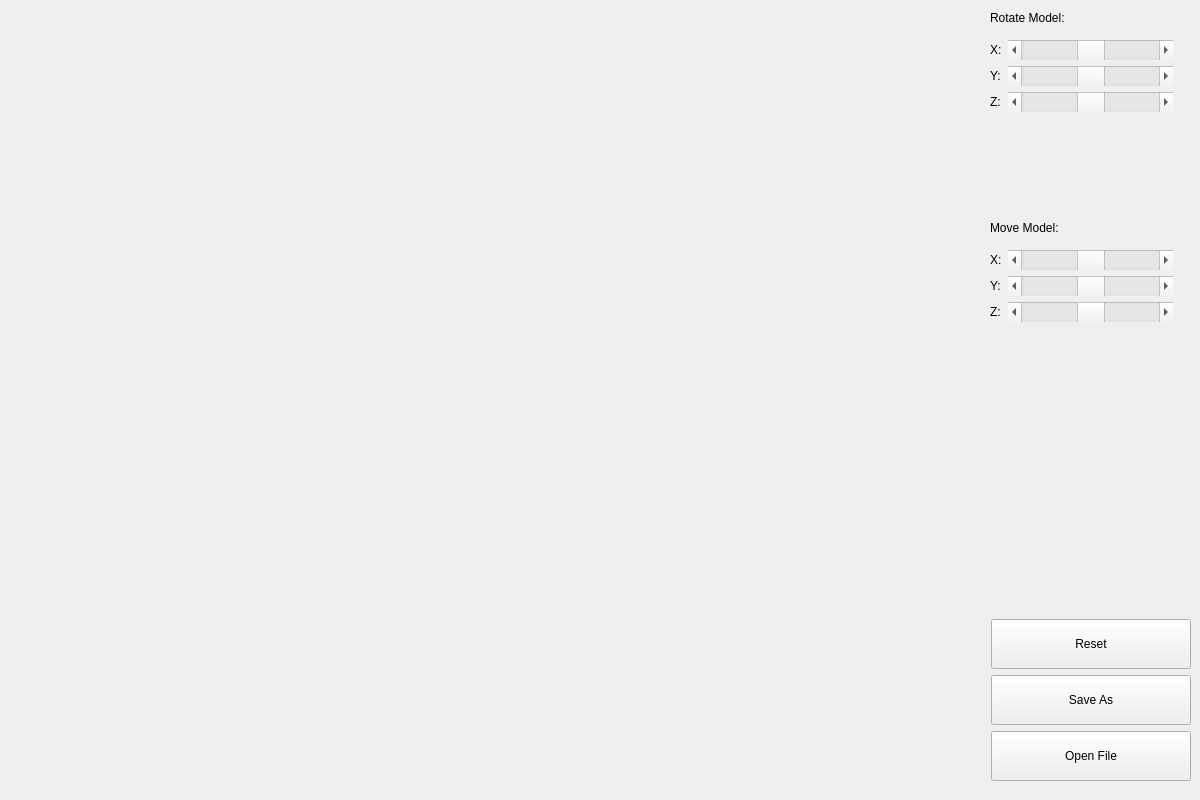
<?xml version="1.0" encoding="UTF-8"?>
<ui version="4.0">
 <class>MainWindow</class>
 <widget class="QMainWindow" name="MainWindow">
  <property name="geometry">
   <rect>
    <x>0</x>
    <y>0</y>
    <width>1200</width>
    <height>800</height>
   </rect>
  </property>
  <property name="windowTitle">
   <string>MainWindow</string>
  </property>
  <widget class="QWidget" name="centralwidget">
   <widget class="QWidget" name="verticalLayoutWidget">
    <property name="geometry">
     <rect>
      <x>991</x>
      <y>619</y>
      <width>201</width>
      <height>171</height>
     </rect>
    </property>
    <layout class="QVBoxLayout" name="verticalLayout">
     <property name="sizeConstraint">
      <enum>QLayout::SetFixedSize</enum>
     </property>
     <item>
      <widget class="QPushButton" name="pushButtonReset">
       <property name="minimumSize">
        <size>
         <width>200</width>
         <height>50</height>
        </size>
       </property>
       <property name="maximumSize">
        <size>
         <width>200</width>
         <height>50</height>
        </size>
       </property>
       <property name="text">
        <string>Reset</string>
       </property>
      </widget>
     </item>
     <item>
      <widget class="QPushButton" name="pushButtonSave">
       <property name="minimumSize">
        <size>
         <width>200</width>
         <height>50</height>
        </size>
       </property>
       <property name="maximumSize">
        <size>
         <width>200</width>
         <height>50</height>
        </size>
       </property>
       <property name="text">
        <string>Save As</string>
       </property>
      </widget>
     </item>
     <item>
      <widget class="QPushButton" name="pushButtonOpenFile">
       <property name="sizePolicy">
        <sizepolicy hsizetype="Minimum" vsizetype="Minimum">
         <horstretch>0</horstretch>
         <verstretch>0</verstretch>
        </sizepolicy>
       </property>
       <property name="minimumSize">
        <size>
         <width>200</width>
         <height>50</height>
        </size>
       </property>
       <property name="maximumSize">
        <size>
         <width>200</width>
         <height>50</height>
        </size>
       </property>
       <property name="text">
        <string>Open File</string>
       </property>
      </widget>
     </item>
    </layout>
   </widget>
   <widget class="QWidget" name="layoutWidget">
    <property name="geometry">
     <rect>
      <x>990</x>
      <y>250</y>
      <width>201</width>
      <height>91</height>
     </rect>
    </property>
    <layout class="QFormLayout" name="formLayout_2">
     <item row="0" column="0">
      <widget class="QLabel" name="label_4">
       <property name="text">
        <string>X:</string>
       </property>
      </widget>
     </item>
     <item row="1" column="0">
      <widget class="QLabel" name="label_5">
       <property name="text">
        <string>Y:</string>
       </property>
      </widget>
     </item>
     <item row="2" column="0">
      <widget class="QLabel" name="label_6">
       <property name="text">
        <string>Z:</string>
       </property>
      </widget>
     </item>
     <item row="0" column="1">
      <widget class="QScrollBar" name="horizontalScrollBar_5">
       <property name="minimumSize">
        <size>
         <width>165</width>
         <height>20</height>
        </size>
       </property>
       <property name="maximumSize">
        <size>
         <width>165</width>
         <height>20</height>
        </size>
       </property>
       <property name="layoutDirection">
        <enum>Qt::LeftToRight</enum>
       </property>
       <property name="minimum">
        <number>0</number>
       </property>
       <property name="maximum">
        <number>100</number>
       </property>
       <property name="value">
        <number>50</number>
       </property>
       <property name="orientation">
        <enum>Qt::Horizontal</enum>
       </property>
      </widget>
     </item>
     <item row="1" column="1">
      <widget class="QScrollBar" name="horizontalScrollBar_6">
       <property name="minimumSize">
        <size>
         <width>165</width>
         <height>20</height>
        </size>
       </property>
       <property name="maximumSize">
        <size>
         <width>165</width>
         <height>20</height>
        </size>
       </property>
       <property name="layoutDirection">
        <enum>Qt::LeftToRight</enum>
       </property>
       <property name="minimum">
        <number>0</number>
       </property>
       <property name="maximum">
        <number>100</number>
       </property>
       <property name="value">
        <number>50</number>
       </property>
       <property name="orientation">
        <enum>Qt::Horizontal</enum>
       </property>
      </widget>
     </item>
     <item row="2" column="1">
      <widget class="QScrollBar" name="horizontalScrollBar_7">
       <property name="minimumSize">
        <size>
         <width>165</width>
         <height>20</height>
        </size>
       </property>
       <property name="maximumSize">
        <size>
         <width>165</width>
         <height>20</height>
        </size>
       </property>
       <property name="layoutDirection">
        <enum>Qt::LeftToRight</enum>
       </property>
       <property name="minimum">
        <number>0</number>
       </property>
       <property name="maximum">
        <number>100</number>
       </property>
       <property name="value">
        <number>50</number>
       </property>
       <property name="orientation">
        <enum>Qt::Horizontal</enum>
       </property>
      </widget>
     </item>
    </layout>
   </widget>
   <widget class="QLabel" name="label_7">
    <property name="geometry">
     <rect>
      <x>990</x>
      <y>220</y>
      <width>111</width>
      <height>16</height>
     </rect>
    </property>
    <property name="text">
     <string>Move Model:</string>
    </property>
   </widget>
   <widget class="QLabel" name="label_8">
    <property name="geometry">
     <rect>
      <x>990</x>
      <y>10</y>
      <width>141</width>
      <height>16</height>
     </rect>
    </property>
    <property name="text">
     <string>Rotate Model:</string>
    </property>
   </widget>
   <widget class="QWidget" name="layoutWidget_2">
    <property name="geometry">
     <rect>
      <x>990</x>
      <y>40</y>
      <width>201</width>
      <height>91</height>
     </rect>
    </property>
    <layout class="QFormLayout" name="formLayout_3">
     <item row="0" column="0">
      <widget class="QLabel" name="label_9">
       <property name="text">
        <string>X:</string>
       </property>
      </widget>
     </item>
     <item row="1" column="0">
      <widget class="QLabel" name="label_10">
       <property name="text">
        <string>Y:</string>
       </property>
      </widget>
     </item>
     <item row="2" column="0">
      <widget class="QLabel" name="label_11">
       <property name="text">
        <string>Z:</string>
       </property>
      </widget>
     </item>
     <item row="0" column="1">
      <widget class="QScrollBar" name="horizontalScrollBar_8">
       <property name="minimumSize">
        <size>
         <width>165</width>
         <height>20</height>
        </size>
       </property>
       <property name="maximumSize">
        <size>
         <width>165</width>
         <height>20</height>
        </size>
       </property>
       <property name="layoutDirection">
        <enum>Qt::LeftToRight</enum>
       </property>
       <property name="minimum">
        <number>0</number>
       </property>
       <property name="maximum">
        <number>100</number>
       </property>
       <property name="value">
        <number>50</number>
       </property>
       <property name="orientation">
        <enum>Qt::Horizontal</enum>
       </property>
      </widget>
     </item>
     <item row="1" column="1">
      <widget class="QScrollBar" name="horizontalScrollBar_9">
       <property name="minimumSize">
        <size>
         <width>165</width>
         <height>20</height>
        </size>
       </property>
       <property name="maximumSize">
        <size>
         <width>165</width>
         <height>20</height>
        </size>
       </property>
       <property name="layoutDirection">
        <enum>Qt::LeftToRight</enum>
       </property>
       <property name="minimum">
        <number>0</number>
       </property>
       <property name="maximum">
        <number>100</number>
       </property>
       <property name="value">
        <number>50</number>
       </property>
       <property name="orientation">
        <enum>Qt::Horizontal</enum>
       </property>
      </widget>
     </item>
     <item row="2" column="1">
      <widget class="QScrollBar" name="horizontalScrollBar_10">
       <property name="minimumSize">
        <size>
         <width>165</width>
         <height>20</height>
        </size>
       </property>
       <property name="maximumSize">
        <size>
         <width>165</width>
         <height>20</height>
        </size>
       </property>
       <property name="layoutDirection">
        <enum>Qt::LeftToRight</enum>
       </property>
       <property name="minimum">
        <number>0</number>
       </property>
       <property name="maximum">
        <number>100</number>
       </property>
       <property name="value">
        <number>50</number>
       </property>
       <property name="orientation">
        <enum>Qt::Horizontal</enum>
       </property>
      </widget>
     </item>
    </layout>
   </widget>
  </widget>
  <widget class="QMenuBar" name="menubar">
   <property name="geometry">
    <rect>
     <x>0</x>
     <y>0</y>
     <width>1200</width>
     <height>22</height>
    </rect>
   </property>
  </widget>
 </widget>
 <resources/>
 <connections/>
</ui>
